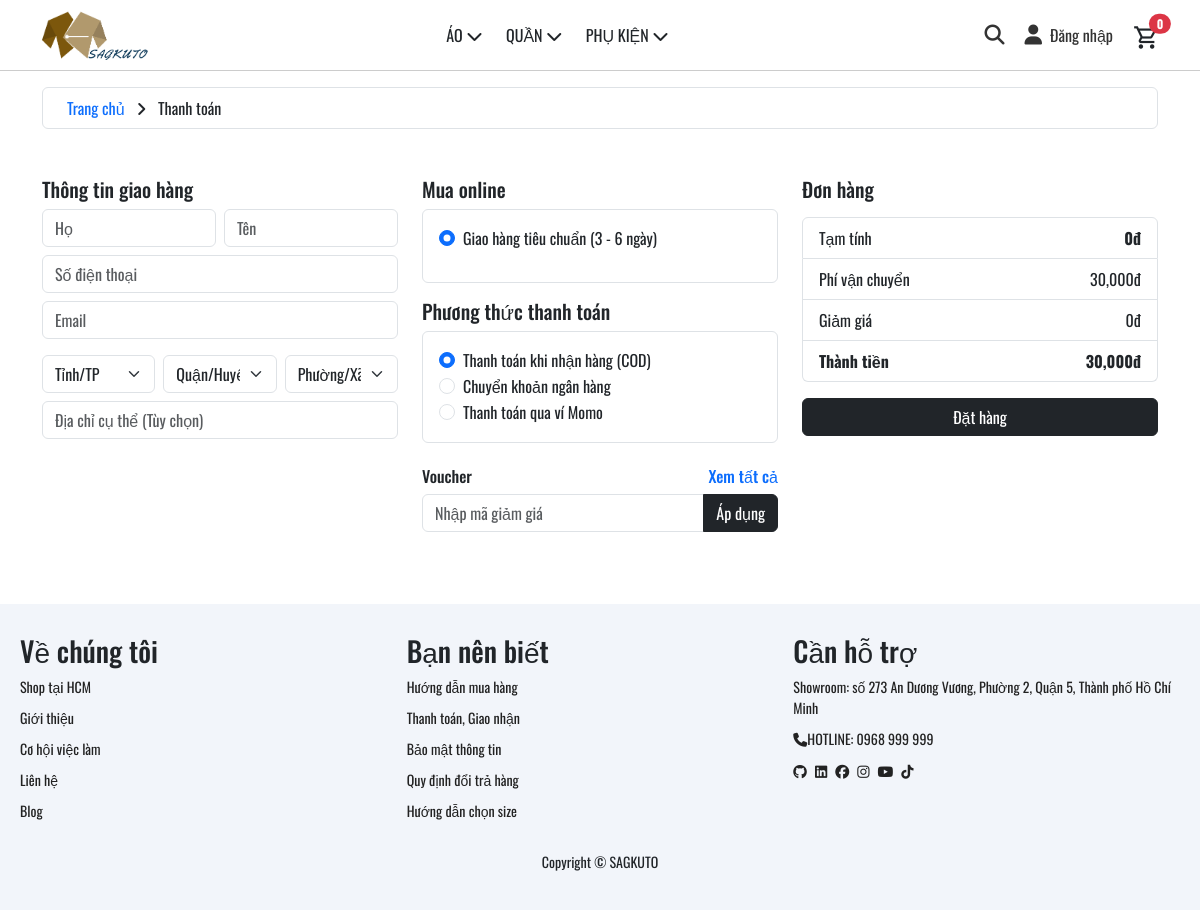
/index.php?page=pay, run on the app's committed database.
### tables this page shows
CREATE TABLE `payment_method` (
  `payment_method_id` int(11) NOT NULL,
  `name` varchar(100) NOT NULL
);

### database/DBConnection.php (called while the page is built, shortened)
<?php
class DBConnect {
    private static $instance = null;
    private $pdo;
    private $host = 'localhost';
    private $dbname = 'db_web_quanao';
    private $username = 'root';
    private $password = '';
    private function __construct() {
        try {
            $this->pdo = new PDO(
                "mysql:host={$this->host};dbname={$this->dbname};charset=utf8",
                $this->username,
                $this->password
            );
            $this->pdo->setAttribute(PDO::ATTR_ERRMODE, PDO::ERRMODE_EXCEPTION);
            $this->pdo->setAttribute(PDO::ATTR_DEFAULT_FETCH_MODE, PDO::FETCH_ASSOC);
        } catch (PDOException $e) {
            die("Kết nối thất bại: " . $e->getMessage());
        }
    }
    public static function getInstance() {
        if (self::$instance === null) {
            self::$instance = new DBConnect();
        }
        return self::$instance;
    }
    public function select($sql, $params = []) {
        $stmt = $this->pdo->prepare($sql);
        $stmt->execute($params);
        return $stmt->fetchAll();
    }
}
?>

### layout/pay.php (the view, shortened to what this page needs)
<!DOCTYPE html>
<html lang="vi">
<head>
  <link rel="stylesheet" href="./assets/css/pay.css">
  <link href="https://cdn.jsdelivr.net/npm/bootstrap@5.3.3/dist/css/bootstrap.min.css" rel="stylesheet">
  <link rel="stylesheet" href="./assets/fonts/font.css">
  <link rel="stylesheet" href="./assets/css/pay.css">
  <link rel="stylesheet" href="./assets/css/footer.css">
  <link href="https://cdnjs.cloudflare.com/ajax/libs/font-awesome/6.7.2/css/all.min.css" rel="stylesheet">
  <?php
    require_once './database/DBConnection.php';
    $db = DBConnect::getInstance();
    $payment_methods = $db->select("SELECT * FROM payment_method", []);
  ?>
</head>
<body>
  <div class="container-md mt-3">
    <div class="border rounded py-2 px-4 d-flex align-items-center">
      <div class="me-auto">
        <p class="mb-0">
          <a href="index.php" class="text-decoration-none link-primary aHover">Trang chủ</a>
          <span class="mx-2"><i class="fa-solid fa-angle-right"></i></span>
          <span class="text-dark">Thanh toán</span>
        </p>
      </div>
    </div>
  </div>
  <div class="container my-5">
    <div class="row">
      <div class="col-lg-4 mb-4">
        <h5>Thông tin giao hàng</h5>
        <form id="shipping-form" novalidate>
          <div class="row g-2">
            <div class="col-6">
              <input type="text" class="form-control" id="ho" placeholder="Họ" required>
            </div>
            <div class="col-6">
              <input type="text" class="form-control" id="ten" placeholder="Tên" required>
            </div>
          </div>
          <input type="tel" class="form-control mt-2" id="sdt" placeholder="Số điện thoại" required>
          <input type="email" class="form-control mt-2" id="email" placeholder="Email" required>
          <div class="row g-2 mt-2">
            <div class="col-md-4">
              <select id="province" class="form-select" required>
                <option selected disabled>Tỉnh/TP</option>
              </select>
            </div>
            <div class="col-md-4">
              <select id="district" class="form-select" required>
                <option selected disabled>Quận/Huyện</option>
              </select>
            </div>
            <div class="col-md-4">
              <select id="ward" class="form-select" required>
                <option selected disabled>Phường/Xã</option>
              </select>
            </div>
          </div>
          <input type="text" class="form-control mt-2" id="specific-address" placeholder="Địa chỉ cụ thể (Tùy chọn)">
        </form>
      </div>
      <div class="col-lg-4 mb-4">
        <h5>Mua online</h5>
        <div class="border p-3 mb-3 rounded">
          <div class="form-check">
            <input class="form-check-input" type="radio" name="shipping" id="defaultShipping" checked>
            <label class="form-check-label" for="defaultShipping">Giao hàng tiêu chuẩn (3 - 6 ngày)</label>
          </div>
        </div>
        <h5>Phương thức thanh toán</h5>
        <div class="border p-3 rounded">
          <?php foreach ($payment_methods as $method): ?>
            <div class="form-check">
              <input class="form-check-input" type="radio" name="payment_method" id="pm<?= $method['payment_method_id'] ?>" value="<?= $method['payment_method_id'] ?>" <?= $method['payment_method_id'] == 1 ? 'checked' : '' ?> required>
              <label class="form-check-label" for="pm<?= $method['payment_method_id'] ?>">
                <?= htmlspecialchars($method['name']) ?>
              </label>
            </div>
          <?php endforeach; ?>
        </div>
        <h6 class="mt-4 d-flex justify-content-between">Voucher <a href="#" class="text-decoration-none">Xem tất cả</a></h6>
        <div class="input-group">
          <input type="text" class="form-control" placeholder="Nhập mã giảm giá">
          <button class="btn btn-dark">Áp dụng</button>
        </div>
      </div>
      <div class="col-lg-4 order-summary">
        <h5>Đơn hàng</h5>
        <ul class="list-group mt-3">
          <li class="list-group-item d-flex justify-content-between"><span>Tạm tính</span><strong id="subtotal">0đ</strong></li>
          <li class="list-group-item d-flex justify-content-between"><span>Phí vận chuyển</span><span>0đ</span></li>
          <li class="list-group-item d-flex justify-content-between"><span>Giảm giá</span><span>0đ</span></li>
          <li class="list-group-item d-flex justify-content-between"><strong>Thành tiền</strong><strong id="total">0đ</strong></li>
        </ul>
        <button class="btn btn-dark w-100 mt-3" onclick="submitOrder()">Đặt hàng</button>
      </div>
    </div>
  </div>
</body>
</html>

### data on the page
payment_method: payment_method_id "☑ Thanh toán khi nhận hàng (COD)", name "Thanh toán khi nhận hàng (COD)"
payment_method: payment_method_id "☐ Chuyển khoản ngân hàng", name "Chuyển khoản ngân hàng"
payment_method: payment_method_id "☐ Thanh toán qua ví Momo", name "Thanh toán qua ví Momo"

### other printed values
$item['label'] "ÁO"
$item['label'] "QUẦN"
$item['label'] "PHỤ KIỆN"
